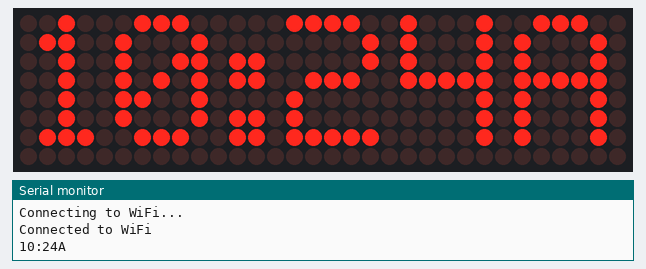
A sketch run on a simulated ESP32. Parts: 32×8 LED matrix, the last lines printed to the serial monitor. WiFi joins after 1.5 s; servers stay silent unless stated; the local clock reads 2024-03-15 10:24:30 at power-on unless the sketch sets it; web services answer with replies made up by the test bench.

Above: at 2.3 s.
At 30.1 s:
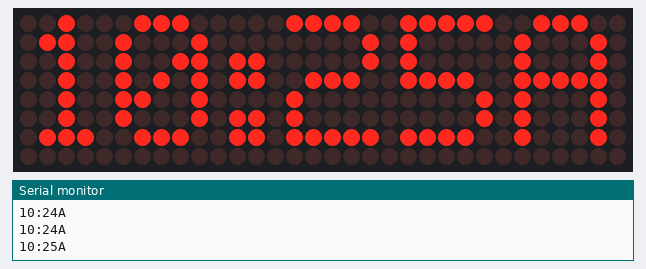
At 90.2 s:
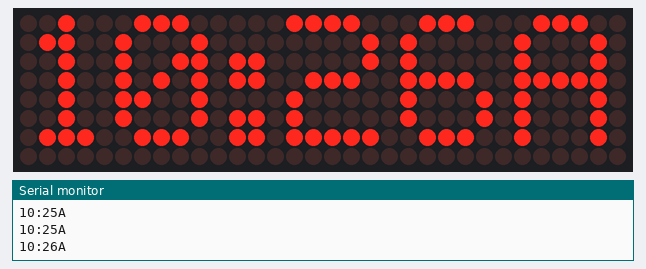

Measured:
- what the display in image 0 shows lasts 27.8 s, from 2.2 s to 30.0 s
- what the display in image 1 shows lasts 60.2 s, from 30.0 s to 90.2 s

The sketch:

print_in_led_v4.ino
```cpp
// here capable of printing the time in 12hr format
// but invalid responce printed as 0AM
//this shows 12AM as 0:min AM

#include <MD_Parola.h>
#include <MD_MAX72xx.h>
#include <SPI.h>
#include <WiFi.h>
#include <HTTPClient.h>
#include <ArduinoJson.h>

#define HARDWARE_TYPE MD_MAX72XX::FC16_HW
#define MAX_DEVICES 4
#define CLK_PIN 18
#define DATA_PIN 19
#define CS_PIN 5

const char* ssid = "YourWiFiSSID";
const char* password = "YourWiFiPassword";
const char* timeApiUrl = "http://worldtimeapi.org/api/timezone/Asia/Kolkata";

MD_Parola P = MD_Parola(HARDWARE_TYPE, DATA_PIN, CLK_PIN, CS_PIN, MAX_DEVICES);

void setup() {
  Serial.begin(115200);
  P.begin();

  // Connect to Wi-Fi
  WiFi.begin(ssid, password);
  while (WiFi.status() != WL_CONNECTED) {
    delay(1000);
    Serial.println("Connecting to WiFi...");
  }
  Serial.println("Connected to WiFi");

  // Get and display current time
}

void loop() {
  // Do nothing in the loop

  String currentTime = getTimeFromAPI();
  String formattedTime = formatTime(currentTime);
  displayTime(formattedTime);
  P.displayAnimate();
}

String getTimeFromAPI() {
  HTTPClient http;
  String currentTime;

  // Make a GET request to the WorldTimeAPI
  http.begin(timeApiUrl);
  int httpResponseCode = http.GET();

  if (httpResponseCode == HTTP_CODE_OK) {
    // Parse the response JSON
    DynamicJsonDocument jsonBuffer(1024);
    deserializeJson(jsonBuffer, http.getString());

    // Extract the time from the JSON
    currentTime = jsonBuffer["datetime"].as<String>();
    currentTime.remove(0, 11); // Remove date portion, keep only time
    currentTime.remove(5); // Remove seconds
  }

  http.end();
  return currentTime;
}

String formatTime(const String& time) {
  int hours = time.substring(0, 2).toInt();
  String period = "A";

  if (hours >= 12) {
    period = "P";
    if (hours > 12) {
      hours -= 12;
    }
  }

  String formattedTime = String(hours) + time.substring(2) + period;
  return formattedTime;
}

void displayTime(const String& time) {
  Serial.println(time)  ; // Print time to serial monitor
  P.displayText(time.c_str(), PA_CENTER, P.getSpeed(), P.getPause(), PA_PRINT, PA_NO_EFFECT);
}
```
